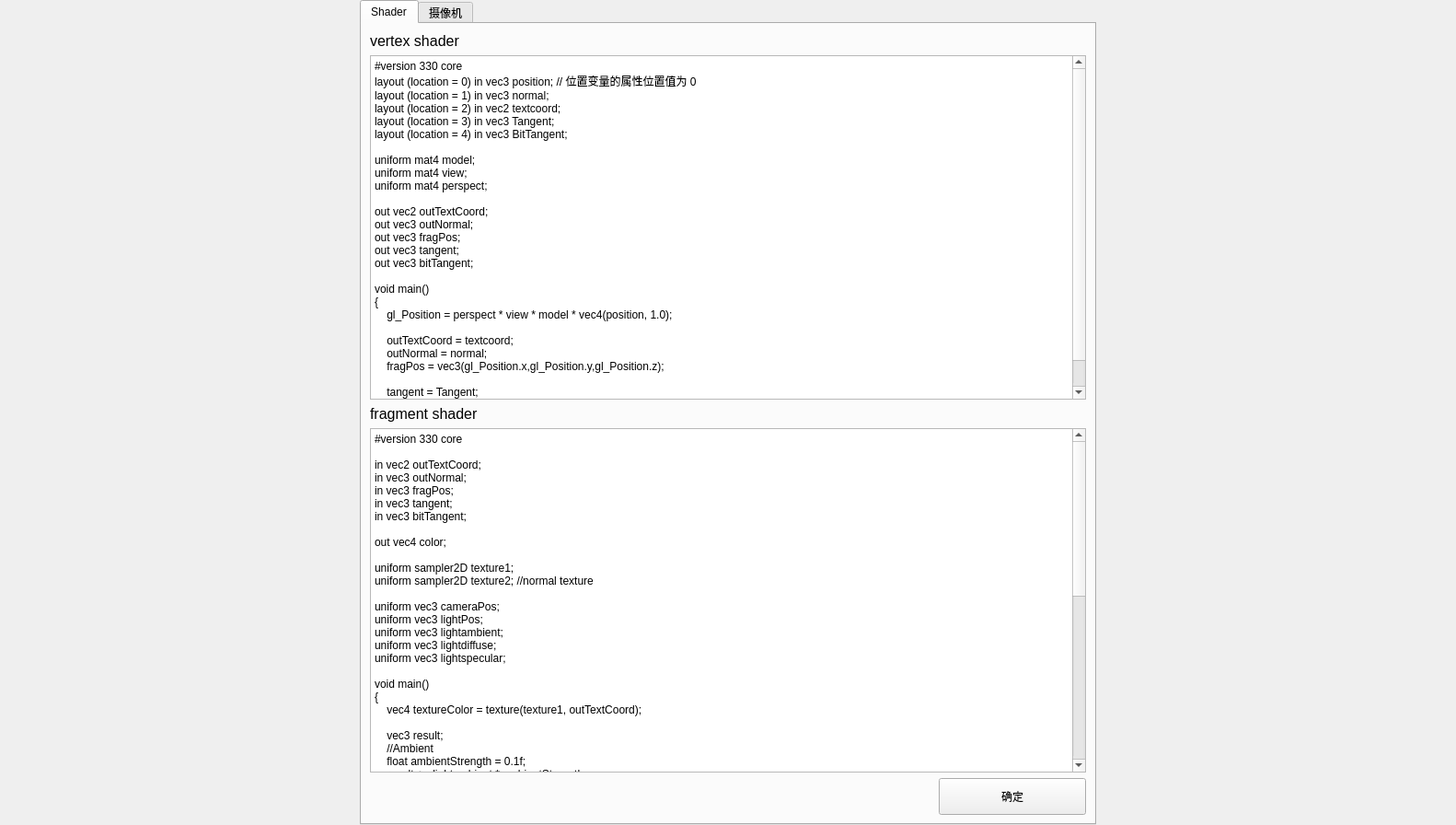
<?xml version="1.0" encoding="UTF-8"?>
<ui version="4.0">
 <class>MainWindow</class>
 <widget class="QWidget" name="MainWindow">
  <property name="geometry">
   <rect>
    <x>0</x>
    <y>0</y>
    <width>1582</width>
    <height>896</height>
   </rect>
  </property>
  <property name="windowTitle">
   <string>Form</string>
  </property>
  <layout class="QHBoxLayout" name="horizontalLayout">
   <property name="spacing">
    <number>0</number>
   </property>
   <property name="leftMargin">
    <number>0</number>
   </property>
   <property name="topMargin">
    <number>0</number>
   </property>
   <property name="rightMargin">
    <number>0</number>
   </property>
   <property name="bottomMargin">
    <number>0</number>
   </property>
   <item>
    <layout class="QVBoxLayout" name="glLayout"/>
   </item>
   <item>
    <widget class="QTabWidget" name="tabWidget">
     <property name="maximumSize">
      <size>
       <width>800</width>
       <height>16777215</height>
      </size>
     </property>
     <property name="currentIndex">
      <number>0</number>
     </property>
     <widget class="QWidget" name="shader">
      <attribute name="title">
       <string>Shader</string>
      </attribute>
      <layout class="QVBoxLayout" name="verticalLayout_4">
       <item>
        <layout class="QVBoxLayout" name="verticalLayout_3">
         <item>
          <widget class="QLabel" name="label">
           <property name="font">
            <font>
             <family>Arial</family>
             <pointsize>12</pointsize>
            </font>
           </property>
           <property name="text">
            <string>vertex shader</string>
           </property>
          </widget>
         </item>
         <item>
          <widget class="QTextEdit" name="text_VShaer">
           <property name="html">
            <string>&lt;!DOCTYPE HTML PUBLIC &quot;-//W3C//DTD HTML 4.0//EN&quot; &quot;http://www.w3.org/TR/REC-html40/strict.dtd&quot;&gt;
&lt;html&gt;&lt;head&gt;&lt;meta name=&quot;qrichtext&quot; content=&quot;1&quot; /&gt;&lt;style type=&quot;text/css&quot;&gt;
p, li { white-space: pre-wrap; }
&lt;/style&gt;&lt;/head&gt;&lt;body style=&quot; font-family:'SimSun'; font-size:9pt; font-weight:400; font-style:normal;&quot;&gt;
&lt;p style=&quot; margin-top:0px; margin-bottom:0px; margin-left:0px; margin-right:0px; -qt-block-indent:0; text-indent:0px;&quot;&gt;#version 330 core&lt;/p&gt;
&lt;p style=&quot; margin-top:0px; margin-bottom:0px; margin-left:0px; margin-right:0px; -qt-block-indent:0; text-indent:0px;&quot;&gt;layout (location = 0) in vec3 position; // 位置变量的属性位置值为 0 &lt;/p&gt;
&lt;p style=&quot; margin-top:0px; margin-bottom:0px; margin-left:0px; margin-right:0px; -qt-block-indent:0; text-indent:0px;&quot;&gt;layout (location = 1) in vec3 normal;&lt;/p&gt;
&lt;p style=&quot; margin-top:0px; margin-bottom:0px; margin-left:0px; margin-right:0px; -qt-block-indent:0; text-indent:0px;&quot;&gt;layout (location = 2) in vec2 textcoord;  &lt;/p&gt;
&lt;p style=&quot; margin-top:0px; margin-bottom:0px; margin-left:0px; margin-right:0px; -qt-block-indent:0; text-indent:0px;&quot;&gt;layout (location = 3) in vec3 Tangent;  &lt;/p&gt;
&lt;p style=&quot; margin-top:0px; margin-bottom:0px; margin-left:0px; margin-right:0px; -qt-block-indent:0; text-indent:0px;&quot;&gt;layout (location = 4) in vec3 BitTangent;  &lt;/p&gt;
&lt;p style=&quot;-qt-paragraph-type:empty; margin-top:0px; margin-bottom:0px; margin-left:0px; margin-right:0px; -qt-block-indent:0; text-indent:0px;&quot;&gt;&lt;br /&gt;&lt;/p&gt;
&lt;p style=&quot; margin-top:0px; margin-bottom:0px; margin-left:0px; margin-right:0px; -qt-block-indent:0; text-indent:0px;&quot;&gt;uniform mat4 model;&lt;/p&gt;
&lt;p style=&quot; margin-top:0px; margin-bottom:0px; margin-left:0px; margin-right:0px; -qt-block-indent:0; text-indent:0px;&quot;&gt;uniform mat4 view;&lt;/p&gt;
&lt;p style=&quot; margin-top:0px; margin-bottom:0px; margin-left:0px; margin-right:0px; -qt-block-indent:0; text-indent:0px;&quot;&gt;uniform mat4 perspect;&lt;/p&gt;
&lt;p style=&quot;-qt-paragraph-type:empty; margin-top:0px; margin-bottom:0px; margin-left:0px; margin-right:0px; -qt-block-indent:0; text-indent:0px;&quot;&gt;&lt;br /&gt;&lt;/p&gt;
&lt;p style=&quot; margin-top:0px; margin-bottom:0px; margin-left:0px; margin-right:0px; -qt-block-indent:0; text-indent:0px;&quot;&gt;out vec2 outTextCoord; &lt;/p&gt;
&lt;p style=&quot; margin-top:0px; margin-bottom:0px; margin-left:0px; margin-right:0px; -qt-block-indent:0; text-indent:0px;&quot;&gt;out vec3 outNormal; &lt;/p&gt;
&lt;p style=&quot; margin-top:0px; margin-bottom:0px; margin-left:0px; margin-right:0px; -qt-block-indent:0; text-indent:0px;&quot;&gt;out vec3 fragPos;&lt;/p&gt;
&lt;p style=&quot; margin-top:0px; margin-bottom:0px; margin-left:0px; margin-right:0px; -qt-block-indent:0; text-indent:0px;&quot;&gt;out vec3 tangent;&lt;/p&gt;
&lt;p style=&quot; margin-top:0px; margin-bottom:0px; margin-left:0px; margin-right:0px; -qt-block-indent:0; text-indent:0px;&quot;&gt;out vec3 bitTangent;&lt;/p&gt;
&lt;p style=&quot;-qt-paragraph-type:empty; margin-top:0px; margin-bottom:0px; margin-left:0px; margin-right:0px; -qt-block-indent:0; text-indent:0px;&quot;&gt;&lt;br /&gt;&lt;/p&gt;
&lt;p style=&quot; margin-top:0px; margin-bottom:0px; margin-left:0px; margin-right:0px; -qt-block-indent:0; text-indent:0px;&quot;&gt;void main()&lt;/p&gt;
&lt;p style=&quot; margin-top:0px; margin-bottom:0px; margin-left:0px; margin-right:0px; -qt-block-indent:0; text-indent:0px;&quot;&gt;{&lt;/p&gt;
&lt;p style=&quot; margin-top:0px; margin-bottom:0px; margin-left:0px; margin-right:0px; -qt-block-indent:0; text-indent:0px;&quot;&gt;    gl_Position = perspect * view * model * vec4(position, 1.0);&lt;/p&gt;
&lt;p style=&quot; margin-top:0px; margin-bottom:0px; margin-left:0px; margin-right:0px; -qt-block-indent:0; text-indent:0px;&quot;&gt; &lt;/p&gt;
&lt;p style=&quot; margin-top:0px; margin-bottom:0px; margin-left:0px; margin-right:0px; -qt-block-indent:0; text-indent:0px;&quot;&gt;    outTextCoord = textcoord;&lt;/p&gt;
&lt;p style=&quot; margin-top:0px; margin-bottom:0px; margin-left:0px; margin-right:0px; -qt-block-indent:0; text-indent:0px;&quot;&gt;    outNormal = normal;&lt;/p&gt;
&lt;p style=&quot; margin-top:0px; margin-bottom:0px; margin-left:0px; margin-right:0px; -qt-block-indent:0; text-indent:0px;&quot;&gt;    fragPos = vec3(gl_Position.x,gl_Position.y,gl_Position.z);&lt;/p&gt;
&lt;p style=&quot;-qt-paragraph-type:empty; margin-top:0px; margin-bottom:0px; margin-left:0px; margin-right:0px; -qt-block-indent:0; text-indent:0px;&quot;&gt;&lt;br /&gt;&lt;/p&gt;
&lt;p style=&quot; margin-top:0px; margin-bottom:0px; margin-left:0px; margin-right:0px; -qt-block-indent:0; text-indent:0px;&quot;&gt;    tangent = Tangent;&lt;/p&gt;
&lt;p style=&quot; margin-top:0px; margin-bottom:0px; margin-left:0px; margin-right:0px; -qt-block-indent:0; text-indent:0px;&quot;&gt;    bitTangent = BitTangent;&lt;/p&gt;
&lt;p style=&quot; margin-top:0px; margin-bottom:0px; margin-left:0px; margin-right:0px; -qt-block-indent:0; text-indent:0px;&quot;&gt;}&lt;/p&gt;&lt;/body&gt;&lt;/html&gt;</string>
           </property>
          </widget>
         </item>
         <item>
          <widget class="QLabel" name="label_2">
           <property name="font">
            <font>
             <family>Arial</family>
             <pointsize>12</pointsize>
            </font>
           </property>
           <property name="text">
            <string>fragment shader</string>
           </property>
          </widget>
         </item>
         <item>
          <widget class="QTextEdit" name="text_FShaer">
           <property name="html">
            <string>&lt;!DOCTYPE HTML PUBLIC &quot;-//W3C//DTD HTML 4.0//EN&quot; &quot;http://www.w3.org/TR/REC-html40/strict.dtd&quot;&gt;
&lt;html&gt;&lt;head&gt;&lt;meta name=&quot;qrichtext&quot; content=&quot;1&quot; /&gt;&lt;style type=&quot;text/css&quot;&gt;
p, li { white-space: pre-wrap; }
&lt;/style&gt;&lt;/head&gt;&lt;body style=&quot; font-family:'SimSun'; font-size:9pt; font-weight:400; font-style:normal;&quot;&gt;
&lt;p style=&quot; margin-top:0px; margin-bottom:0px; margin-left:0px; margin-right:0px; -qt-block-indent:0; text-indent:0px;&quot;&gt;#version 330 core&lt;/p&gt;
&lt;p style=&quot;-qt-paragraph-type:empty; margin-top:0px; margin-bottom:0px; margin-left:0px; margin-right:0px; -qt-block-indent:0; text-indent:0px;&quot;&gt;&lt;br /&gt;&lt;/p&gt;
&lt;p style=&quot; margin-top:0px; margin-bottom:0px; margin-left:0px; margin-right:0px; -qt-block-indent:0; text-indent:0px;&quot;&gt;in vec2 outTextCoord; &lt;/p&gt;
&lt;p style=&quot; margin-top:0px; margin-bottom:0px; margin-left:0px; margin-right:0px; -qt-block-indent:0; text-indent:0px;&quot;&gt;in vec3 outNormal; &lt;/p&gt;
&lt;p style=&quot; margin-top:0px; margin-bottom:0px; margin-left:0px; margin-right:0px; -qt-block-indent:0; text-indent:0px;&quot;&gt;in vec3 fragPos;&lt;/p&gt;
&lt;p style=&quot; margin-top:0px; margin-bottom:0px; margin-left:0px; margin-right:0px; -qt-block-indent:0; text-indent:0px;&quot;&gt;in vec3 tangent;&lt;/p&gt;
&lt;p style=&quot; margin-top:0px; margin-bottom:0px; margin-left:0px; margin-right:0px; -qt-block-indent:0; text-indent:0px;&quot;&gt;in vec3 bitTangent;&lt;/p&gt;
&lt;p style=&quot;-qt-paragraph-type:empty; margin-top:0px; margin-bottom:0px; margin-left:0px; margin-right:0px; -qt-block-indent:0; text-indent:0px;&quot;&gt;&lt;br /&gt;&lt;/p&gt;
&lt;p style=&quot; margin-top:0px; margin-bottom:0px; margin-left:0px; margin-right:0px; -qt-block-indent:0; text-indent:0px;&quot;&gt;out vec4 color;&lt;/p&gt;
&lt;p style=&quot;-qt-paragraph-type:empty; margin-top:0px; margin-bottom:0px; margin-left:0px; margin-right:0px; -qt-block-indent:0; text-indent:0px;&quot;&gt;&lt;br /&gt;&lt;/p&gt;
&lt;p style=&quot; margin-top:0px; margin-bottom:0px; margin-left:0px; margin-right:0px; -qt-block-indent:0; text-indent:0px;&quot;&gt;uniform sampler2D texture1;&lt;/p&gt;
&lt;p style=&quot; margin-top:0px; margin-bottom:0px; margin-left:0px; margin-right:0px; -qt-block-indent:0; text-indent:0px;&quot;&gt;uniform sampler2D texture2; //normal texture&lt;/p&gt;
&lt;p style=&quot;-qt-paragraph-type:empty; margin-top:0px; margin-bottom:0px; margin-left:0px; margin-right:0px; -qt-block-indent:0; text-indent:0px;&quot;&gt;&lt;br /&gt;&lt;/p&gt;
&lt;p style=&quot; margin-top:0px; margin-bottom:0px; margin-left:0px; margin-right:0px; -qt-block-indent:0; text-indent:0px;&quot;&gt;uniform vec3 cameraPos;&lt;/p&gt;
&lt;p style=&quot; margin-top:0px; margin-bottom:0px; margin-left:0px; margin-right:0px; -qt-block-indent:0; text-indent:0px;&quot;&gt;uniform vec3 lightPos;&lt;/p&gt;
&lt;p style=&quot; margin-top:0px; margin-bottom:0px; margin-left:0px; margin-right:0px; -qt-block-indent:0; text-indent:0px;&quot;&gt;uniform vec3 lightambient;&lt;/p&gt;
&lt;p style=&quot; margin-top:0px; margin-bottom:0px; margin-left:0px; margin-right:0px; -qt-block-indent:0; text-indent:0px;&quot;&gt;uniform vec3 lightdiffuse;&lt;/p&gt;
&lt;p style=&quot; margin-top:0px; margin-bottom:0px; margin-left:0px; margin-right:0px; -qt-block-indent:0; text-indent:0px;&quot;&gt;uniform vec3 lightspecular;&lt;/p&gt;
&lt;p style=&quot;-qt-paragraph-type:empty; margin-top:0px; margin-bottom:0px; margin-left:0px; margin-right:0px; -qt-block-indent:0; text-indent:0px;&quot;&gt;&lt;br /&gt;&lt;/p&gt;
&lt;p style=&quot; margin-top:0px; margin-bottom:0px; margin-left:0px; margin-right:0px; -qt-block-indent:0; text-indent:0px;&quot;&gt;void main()&lt;/p&gt;
&lt;p style=&quot; margin-top:0px; margin-bottom:0px; margin-left:0px; margin-right:0px; -qt-block-indent:0; text-indent:0px;&quot;&gt;{&lt;/p&gt;
&lt;p style=&quot; margin-top:0px; margin-bottom:0px; margin-left:0px; margin-right:0px; -qt-block-indent:0; text-indent:0px;&quot;&gt;    vec4 textureColor = texture(texture1, outTextCoord);&lt;/p&gt;
&lt;p style=&quot;-qt-paragraph-type:empty; margin-top:0px; margin-bottom:0px; margin-left:0px; margin-right:0px; -qt-block-indent:0; text-indent:0px;&quot;&gt;&lt;br /&gt;&lt;/p&gt;
&lt;p style=&quot; margin-top:0px; margin-bottom:0px; margin-left:0px; margin-right:0px; -qt-block-indent:0; text-indent:0px;&quot;&gt;    vec3 result;&lt;/p&gt;
&lt;p style=&quot; margin-top:0px; margin-bottom:0px; margin-left:0px; margin-right:0px; -qt-block-indent:0; text-indent:0px;&quot;&gt;    //Ambient&lt;/p&gt;
&lt;p style=&quot; margin-top:0px; margin-bottom:0px; margin-left:0px; margin-right:0px; -qt-block-indent:0; text-indent:0px;&quot;&gt;    float ambientStrength = 0.1f;&lt;/p&gt;
&lt;p style=&quot; margin-top:0px; margin-bottom:0px; margin-left:0px; margin-right:0px; -qt-block-indent:0; text-indent:0px;&quot;&gt;    result += lightambient * ambientStrength;&lt;/p&gt;
&lt;p style=&quot;-qt-paragraph-type:empty; margin-top:0px; margin-bottom:0px; margin-left:0px; margin-right:0px; -qt-block-indent:0; text-indent:0px;&quot;&gt;&lt;br /&gt;&lt;/p&gt;
&lt;p style=&quot;-qt-paragraph-type:empty; margin-top:0px; margin-bottom:0px; margin-left:0px; margin-right:0px; -qt-block-indent:0; text-indent:0px;&quot;&gt;&lt;br /&gt;&lt;/p&gt;
&lt;p style=&quot; margin-top:0px; margin-bottom:0px; margin-left:0px; margin-right:0px; -qt-block-indent:0; text-indent:0px;&quot;&gt;    //mat3 TNB = mat3(tangent, bitTangent, cross(tangent,bitTangent));&lt;/p&gt;
&lt;p style=&quot; margin-top:0px; margin-bottom:0px; margin-left:0px; margin-right:0px; -qt-block-indent:0; text-indent:0px;&quot;&gt;    //vec3 normal = texture(texture2, outTextCoord).xyz;&lt;/p&gt;
&lt;p style=&quot; margin-top:0px; margin-bottom:0px; margin-left:0px; margin-right:0px; -qt-block-indent:0; text-indent:0px;&quot;&gt;    //normal = normalize(normal*2.f - 1.f);&lt;/p&gt;
&lt;p style=&quot; margin-top:0px; margin-bottom:0px; margin-left:0px; margin-right:0px; -qt-block-indent:0; text-indent:0px;&quot;&gt;    //normal = normalize(TNB * normal);&lt;/p&gt;
&lt;p style=&quot; margin-top:0px; margin-bottom:0px; margin-left:0px; margin-right:0px; -qt-block-indent:0; text-indent:0px;&quot;&gt;    vec3 normal = normalize(outNormal);&lt;/p&gt;
&lt;p style=&quot;-qt-paragraph-type:empty; margin-top:0px; margin-bottom:0px; margin-left:0px; margin-right:0px; -qt-block-indent:0; text-indent:0px;&quot;&gt;&lt;br /&gt;&lt;/p&gt;
&lt;p style=&quot; margin-top:0px; margin-bottom:0px; margin-left:0px; margin-right:0px; -qt-block-indent:0; text-indent:0px;&quot;&gt;    vec3 lightDir = normalize(lightPos - fragPos);&lt;/p&gt;
&lt;p style=&quot; margin-top:0px; margin-bottom:0px; margin-left:0px; margin-right:0px; -qt-block-indent:0; text-indent:0px;&quot;&gt;    //diffuse&lt;/p&gt;
&lt;p style=&quot; margin-top:0px; margin-bottom:0px; margin-left:0px; margin-right:0px; -qt-block-indent:0; text-indent:0px;&quot;&gt;    result += lightdiffuse*max(dot(normal, lightDir), 0.0);&lt;/p&gt;
&lt;p style=&quot;-qt-paragraph-type:empty; margin-top:0px; margin-bottom:0px; margin-left:0px; margin-right:0px; -qt-block-indent:0; text-indent:0px;&quot;&gt;&lt;br /&gt;&lt;/p&gt;
&lt;p style=&quot; margin-top:0px; margin-bottom:0px; margin-left:0px; margin-right:0px; -qt-block-indent:0; text-indent:0px;&quot;&gt;    //specular&lt;/p&gt;
&lt;p style=&quot; margin-top:0px; margin-bottom:0px; margin-left:0px; margin-right:0px; -qt-block-indent:0; text-indent:0px;&quot;&gt;    //1.phong&lt;/p&gt;
&lt;p style=&quot; margin-top:0px; margin-bottom:0px; margin-left:0px; margin-right:0px; -qt-block-indent:0; text-indent:0px;&quot;&gt;    float specularStrength = 0.5f;&lt;/p&gt;
&lt;p style=&quot; margin-top:0px; margin-bottom:0px; margin-left:0px; margin-right:0px; -qt-block-indent:0; text-indent:0px;&quot;&gt;    vec3 viewDir = normalize(cameraPos - fragPos);&lt;/p&gt;
&lt;p style=&quot; margin-top:0px; margin-bottom:0px; margin-left:0px; margin-right:0px; -qt-block-indent:0; text-indent:0px;&quot;&gt;    //vec3 reflectDir = reflect(-lightDir,normal);&lt;/p&gt;
&lt;p style=&quot; margin-top:0px; margin-bottom:0px; margin-left:0px; margin-right:0px; -qt-block-indent:0; text-indent:0px;&quot;&gt;    //float spec = pow(max(dot(viewDir, reflectDir), 0.0), 32);&lt;/p&gt;
&lt;p style=&quot; margin-top:0px; margin-bottom:0px; margin-left:0px; margin-right:0px; -qt-block-indent:0; text-indent:0px;&quot;&gt;    //result += spec*specularStrength*lightspecular;&lt;/p&gt;
&lt;p style=&quot;-qt-paragraph-type:empty; margin-top:0px; margin-bottom:0px; margin-left:0px; margin-right:0px; -qt-block-indent:0; text-indent:0px;&quot;&gt;&lt;br /&gt;&lt;/p&gt;
&lt;p style=&quot; margin-top:0px; margin-bottom:0px; margin-left:0px; margin-right:0px; -qt-block-indent:0; text-indent:0px;&quot;&gt;    //2.blinn phong&lt;/p&gt;
&lt;p style=&quot; margin-top:0px; margin-bottom:0px; margin-left:0px; margin-right:0px; -qt-block-indent:0; text-indent:0px;&quot;&gt;    vec3 halfDir = normalize(viewDir + lightDir);&lt;/p&gt;
&lt;p style=&quot; margin-top:0px; margin-bottom:0px; margin-left:0px; margin-right:0px; -qt-block-indent:0; text-indent:0px;&quot;&gt;    float spec = pow(max(dot(halfDir, normal), 0.0), 32);&lt;/p&gt;
&lt;p style=&quot; margin-top:0px; margin-bottom:0px; margin-left:0px; margin-right:0px; -qt-block-indent:0; text-indent:0px;&quot;&gt;    result += spec*specularStrength*lightspecular;&lt;/p&gt;
&lt;p style=&quot;-qt-paragraph-type:empty; margin-top:0px; margin-bottom:0px; margin-left:0px; margin-right:0px; -qt-block-indent:0; text-indent:0px;&quot;&gt;&lt;br /&gt;&lt;/p&gt;
&lt;p style=&quot; margin-top:0px; margin-bottom:0px; margin-left:0px; margin-right:0px; -qt-block-indent:0; text-indent:0px;&quot;&gt;    color = vec4(result,1.f) * textureColor;&lt;/p&gt;
&lt;p style=&quot; margin-top:0px; margin-bottom:0px; margin-left:0px; margin-right:0px; -qt-block-indent:0; text-indent:0px;&quot;&gt;}&lt;/p&gt;&lt;/body&gt;&lt;/html&gt;</string>
           </property>
          </widget>
         </item>
        </layout>
       </item>
       <item>
        <layout class="QHBoxLayout" name="horizontalLayout_2">
         <item>
          <spacer name="horizontalSpacer">
           <property name="orientation">
            <enum>Qt::Horizontal</enum>
           </property>
           <property name="sizeHint" stdset="0">
            <size>
             <width>40</width>
             <height>20</height>
            </size>
           </property>
          </spacer>
         </item>
         <item>
          <widget class="QPushButton" name="pb_Enter">
           <property name="minimumSize">
            <size>
             <width>160</width>
             <height>40</height>
            </size>
           </property>
           <property name="maximumSize">
            <size>
             <width>150</width>
             <height>16777215</height>
            </size>
           </property>
           <property name="text">
            <string>确定</string>
           </property>
          </widget>
         </item>
        </layout>
       </item>
      </layout>
     </widget>
     <widget class="QWidget" name="tab">
      <attribute name="title">
       <string>摄像机</string>
      </attribute>
      <layout class="QVBoxLayout" name="verticalLayout_2">
       <item>
        <layout class="QVBoxLayout" name="verticalLayout">
         <item>
          <widget class="QPushButton" name="camera1">
           <property name="text">
            <string>摄像机1</string>
           </property>
          </widget>
         </item>
         <item>
          <widget class="QPushButton" name="camera2">
           <property name="text">
            <string>摄像机2</string>
           </property>
          </widget>
         </item>
         <item>
          <widget class="QPushButton" name="camera3">
           <property name="text">
            <string>摄像机3</string>
           </property>
          </widget>
         </item>
        </layout>
       </item>
      </layout>
     </widget>
    </widget>
   </item>
  </layout>
 </widget>
 <resources/>
 <connections/>
</ui>
